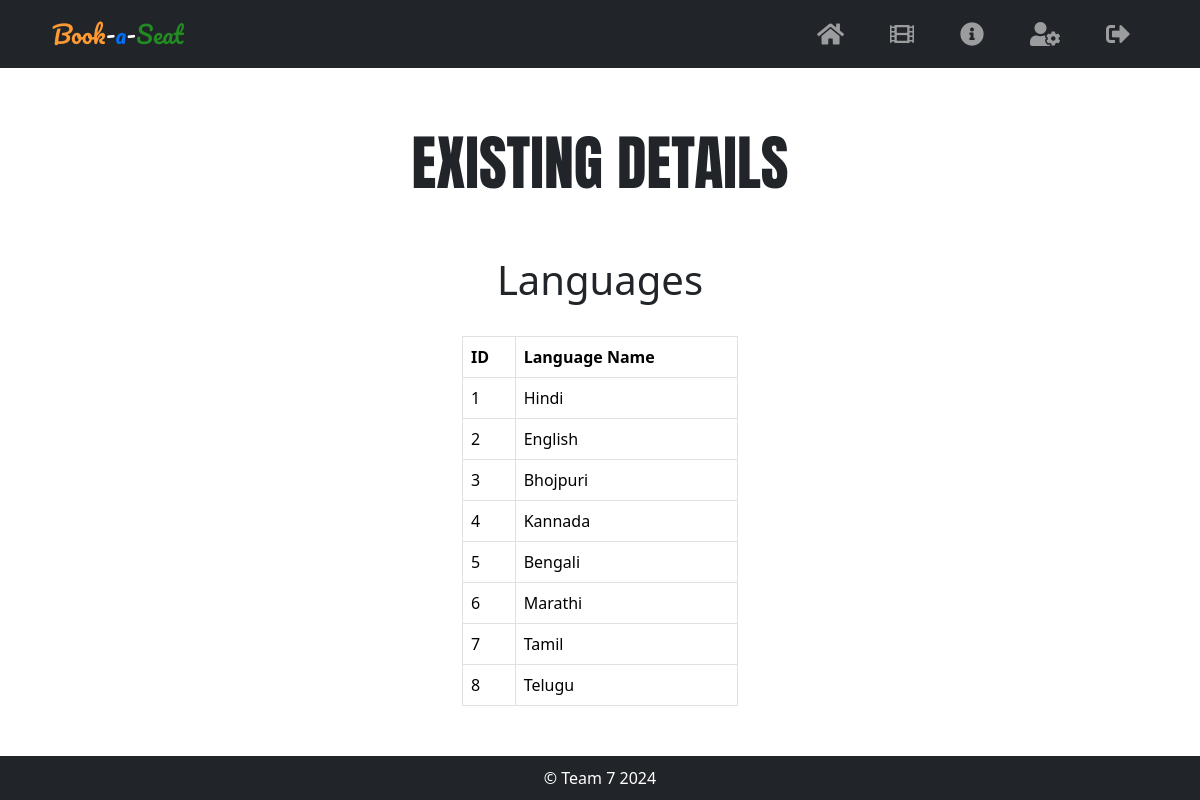
The page /view_languages.php (signed in) on the database as committed earlier.
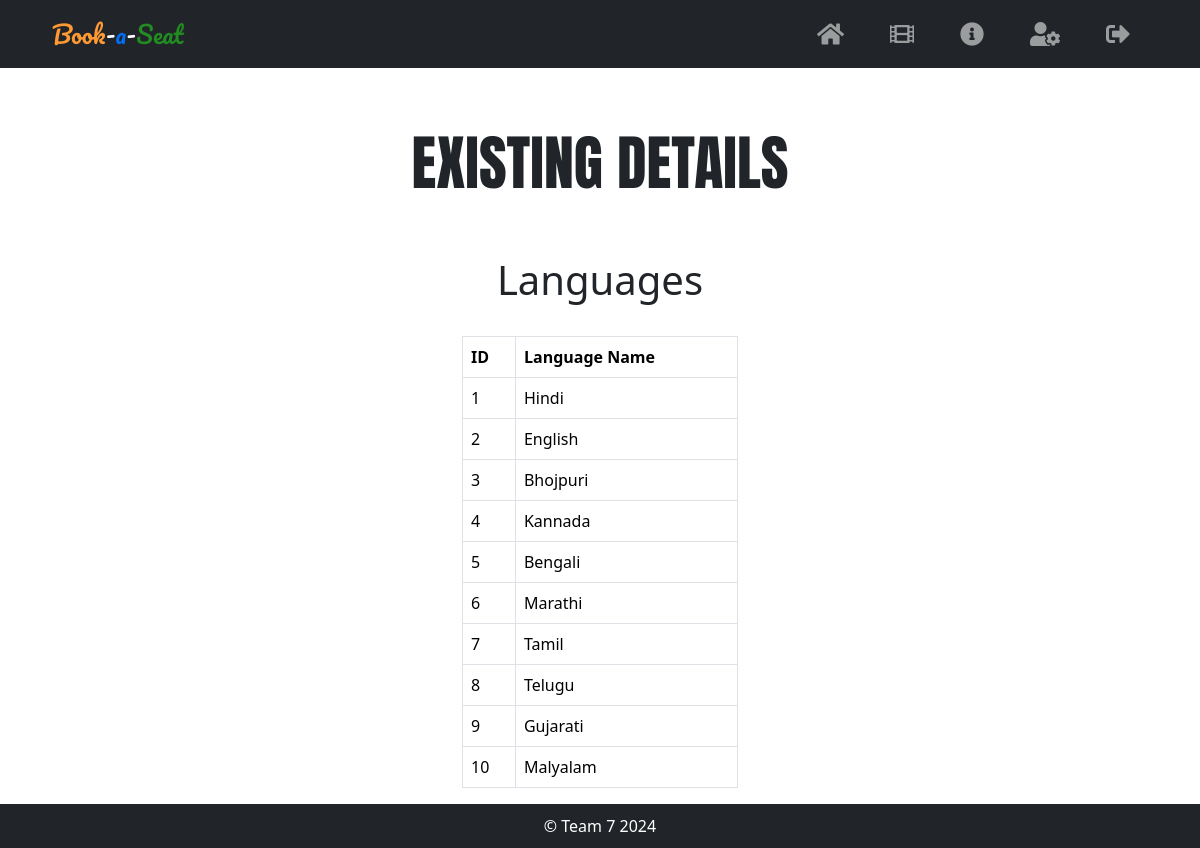
The same page on the database as committed later.
### tables this page shows
CREATE TABLE `languages` (
  `id` int NOT NULL AUTO_INCREMENT,
  `name` varchar(255) NOT NULL,
  PRIMARY KEY (`id`),
  KEY `idx_languages_name` (`name`)
);

### view_languages.php (the view, shortened to what this page needs)
<?php
include "src/components/db_connection.php";
$sql = "SELECT * FROM languages ORDER BY id ASC";
$result = $conn->query($sql);
?>
<?php include 'src/components/header1.php' ?>
<link rel="stylesheet" href="src/css/current-booking-style.css">
<?php include 'src/components/header2.php' ?>
<div class="movies-header">
    EXISTING DETAILS
</div>
<div class="container col-md-3 mt-5 mx-auto">
    <h1 class="text-center">Languages</h1>
    <br>
    <div class="table-responsive">
        <table class="table table-bordered">
            <thead>
                <tr>
                    <th>ID</th>
                    <th>Language Name</th>
                </tr>
            </thead>
            <tbody>
                <?php
                if ($result->num_rows > 0) {
                    while ($row = $result->fetch_assoc()) {
                        echo "<tr>";
                        echo "<td>" . $row['id'] . "</td>";
                        echo "<td>" . $row['name'] . "</td>";
                        echo "</tr>";
                    }
                } else {
                    echo "<tr><td colspan='8'>No bookings found</td></tr>";
                }
                ?>
            </tbody>
        </table>
    </div>
</div>
<?php include 'src/components/footer.php' ?>

Rows that differ between the two databases and show on the page:
added languages: id "9", name "Gujarati"
added languages: id "10", name "Malyalam"
